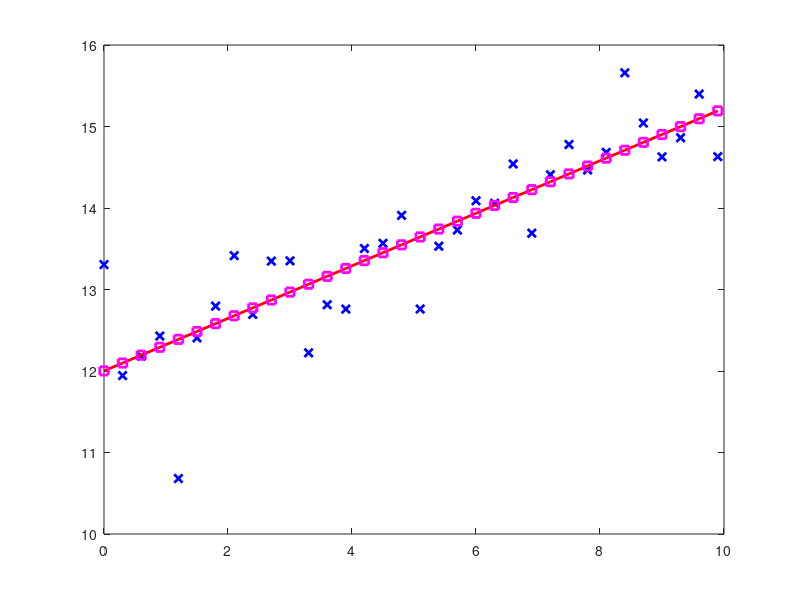

Write MATLAB code to recreate this figure.
load('xy.mat');

%prepare the maxtrix A and rhs vector
A = [x ones(numel(x),1)];
rhs = y;

k = A\rhs;		%backslash again!

%compute fitted values
yfit = A*k;

figure; plot(x,y,'bx', 'linewidth', 2);
hold on;
plot(x, yfit, 'r-', 'linewidth',2);
plot(x, yfit, 'ms', 'linewidth',2); 	%as scattered points
